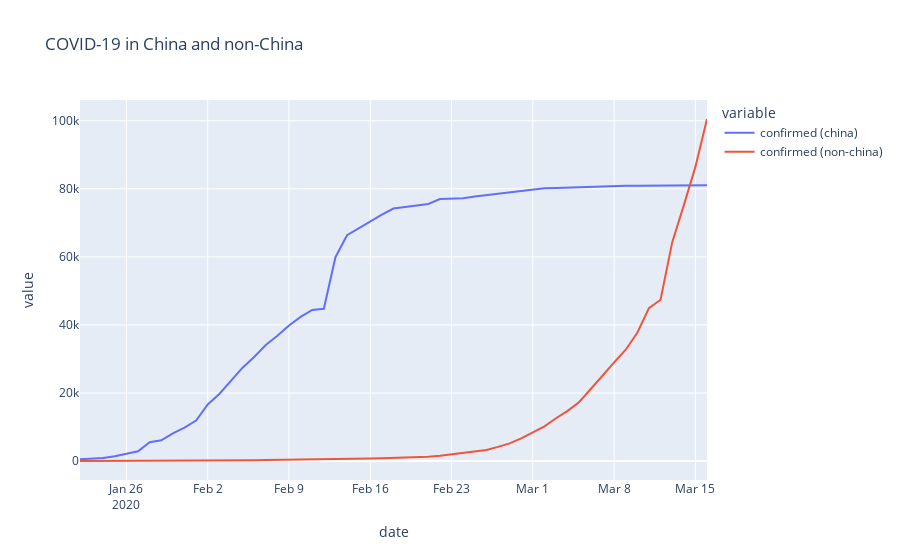

The notebook cell this image was saved under:
### Code cell
# Show fig
import plotly.express as px
fig = px.line(pd.concat([df_china_prepared, df_not_china_prepared]), x='date', y='value', color='variable', title='COVID-19 in China and non-China')
fig.show()

### Figure 1 — Plotly figure (JSON) as saved in the notebook; plotly's stock layout.template omitted (floating-point values rounded to 4 significant figures)
{"data": [{"hoverlabel": {"namelength": 0}, "hovertemplate": "variable=confirmed (china)<br>date=%{x}<br>value=%{y}", "legendgroup": "confirmed (china)", "line": {"color": "#636efa", "dash": "solid"}, "mode": "lines", "name": "confirmed (china)", "showlegend": true, "type": "scatter", "x": ["2020-01-22", "2020-01-23", "2020-01-24", "2020-01-25", "2020-01-26", "2020-01-27", "2020-01-28", "2020-01-29", "2020-01-30", "2020-01-31", "2020-02-01", "2020-02-02", "2020-02-03", "2020-02-04", "2020-02-05", "2020-02-06", "2020-02-07", "2020-02-08", "2020-02-09", "2020-02-10", "2020-02-11", "2020-02-12", "2020-02-13", "2020-02-14", "2020-02-15", "2020-02-16", "2020-02-17", "2020-02-18", "2020-02-19", "2020-02-20", "2020-02-21", "2020-02-22", "2020-02-23", "2020-02-24", "2020-02-25", "2020-02-26", "2020-02-27", "2020-02-28", "2020-02-29", "2020-03-01", "2020-03-02", "2020-03-03", "2020-03-04", "2020-03-05", "2020-03-06", "2020-03-07", "2020-03-08", "2020-03-09", "2020-03-10", "2020-03-11", "2020-03-12", "2020-03-13", "2020-03-14", "2020-03-15", "2020-03-16"], "xaxis": "x", "y": [548, 643, 920, 1406, 2075, 2877, 5509, 6087, 8141, 9802, 11891, 16630, 19716, 23707, 27440, 30587, 34110, 36814, 39829, 42354, 44386, 44759, 59895, 66358, 68413, 70513, 72434, 74211, 74619, 75077, 75550, 77001, 77022, 77241, 77754, 78166, 78600, 78928, 79356, 79932, 80136, 80261, 80386, 80537, 80690, 80770, 80823, 80860, 80887, 80921, 80932, 80945, 80977, 81003, 81033], "yaxis": "y"}, {"hoverlabel": {"namelength": 0}, "hovertemplate": "variable=confirmed (non-china)<br>date=%{x}<br>value=%{y}", "legendgroup": "confirmed (non-china)", "line": {"color": "#EF553B", "dash": "solid"}, "mode": "lines", "name": "confirmed (non-china)", "showlegend": true, "type": "scatter", "x": ["2020-01-22", "2020-01-23", "2020-01-24", "2020-01-25", "2020-01-26", "2020-01-27", "2020-01-28", "2020-01-29", "2020-01-30", "2020-01-31", "2020-02-01", "2020-02-02", "2020-02-03", "2020-02-04", "2020-02-05", "2020-02-06", "2020-02-07", "2020-02-08", "2020-02-09", "2020-02-10", "2020-02-11", "2020-02-12", "2020-02-13", "2020-02-14", "2020-02-15", "2020-02-16", "2020-02-17", "2020-02-18", "2020-02-19", "2020-02-20", "2020-02-21", "2020-02-22", "2020-02-23", "2020-02-24", "2020-02-25", "2020-02-26", "2020-02-27", "2020-02-28", "2020-02-29", "2020-03-01", "2020-03-02", "2020-03-03", "2020-03-04", "2020-03-05", "2020-03-06", "2020-03-07", "2020-03-08", "2020-03-09", "2020-03-10", "2020-03-11", "2020-03-12", "2020-03-13", "2020-03-14", "2020-03-15", "2020-03-16"], "xaxis": "x", "y": [7, 10, 21, 28, 43, 50, 69, 79, 93, 125, 147, 157, 165, 185, 195, 230, 281, 306, 321, 408, 416, 462, 473, 527, 617, 711, 824, 925, 1020, 1120, 1273, 1578, 1943, 2327, 2659, 3229, 4154, 5192, 6655, 8437, 10170, 12579, 14734, 17345, 21094, 25051, 28972, 32701, 37705, 44944, 47411, 64248, 75120, 86446, 100513], "yaxis": "y"}], "layout": {"autosize": true, "legend": {"title": {"text": "variable"}, "tracegroupgap": 0}, "title": {"text": "COVID-19 in China and non-China"}, "xaxis": {"anchor": "y", "autorange": true, "domain": [0, 1], "range": ["2020-01-22", "2020-03-16"], "title": {"text": "date"}, "type": "date"}, "yaxis": {"anchor": "x", "autorange": true, "domain": [0, 1], "range": [-5577.0, 106100.0], "title": {"text": "value"}, "type": "linear"}}}
